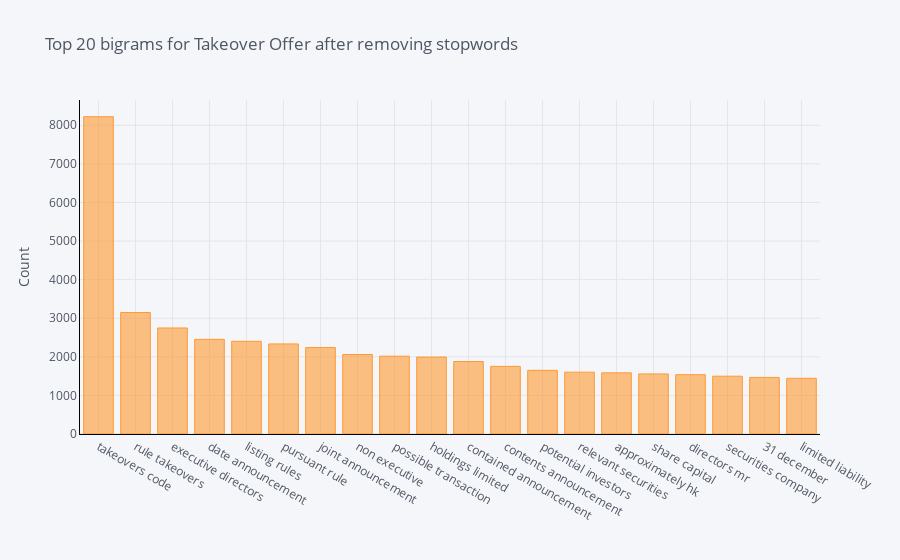

The code cell stored with this chart in its notebook:
### Markdown cell above
Notifiable transactions usually involve mergers and acquisitions, so seeing the bigram "target company" in 4th place is not too surprising. The bigrams "percentage ratios" and "applicable percentage" relate to the requirement for companies to publish this type of announcements only when the proposed transaction meets a certain percentage threshold of equity transfer in the transaction.

### Code cell
df_temp = pd.DataFrame(get_top_n_bigrams(tk.Text, 20), columns = ['Text' , 'count'])
df_temp.groupby('Text').sum()['count'].sort_values(ascending=False).iplot(
    kind='bar', yTitle='Count', linecolor='black', title='Top 20 bigrams for Takeover Offer after removing stopwords')

### Figure 1 — Plotly figure (JSON) as saved in the notebook; plotly's stock layout.template omitted (floating-point values rounded to 4 significant figures)
{"data": [{"marker": {"color": "rgba(255, 153, 51, 0.6)", "line": {"color": "rgba(255, 153, 51, 1.0)", "width": 1}}, "name": "count", "orientation": "v", "text": "", "type": "bar", "x": ["takeovers code", "rule takeovers", "executive directors", "date announcement", "listing rules", "pursuant rule", "joint announcement", "non executive", "possible transaction", "holdings limited", "contained announcement", "contents announcement", "potential investors", "relevant securities", "approximately hk", "share capital", "directors mr", "securities company", "31 december", "limited liability"], "y": [8222, 3148, 2747, 2453, 2402, 2334, 2242, 2060, 2016, 1994, 1878, 1753, 1650, 1602, 1585, 1557, 1537, 1498, 1466, 1444]}], "layout": {"legend": {"bgcolor": "#F5F6F9", "font": {"color": "#4D5663"}}, "paper_bgcolor": "#F5F6F9", "plot_bgcolor": "#F5F6F9", "title": {"font": {"color": "#4D5663"}, "text": "Top 20 bigrams for Takeover Offer after removing stopwords"}, "xaxis": {"gridcolor": "#E1E5ED", "linecolor": "black", "showgrid": true, "tickfont": {"color": "#4D5663"}, "title": {"font": {"color": "#4D5663"}, "text": ""}, "zerolinecolor": "#E1E5ED"}, "yaxis": {"gridcolor": "#E1E5ED", "linecolor": "black", "showgrid": true, "tickfont": {"color": "#4D5663"}, "title": {"font": {"color": "#4D5663"}, "text": "Count"}, "zerolinecolor": "#E1E5ED"}}}
